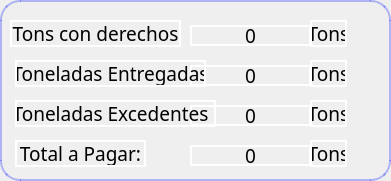
      <widget class="QFrame" name="frame_11">
       <property name="geometry">
        <rect>
         <x>580</x>
         <y>70</y>
         <width>391</width>
         <height>181</height>
        </rect>
       </property>
       <property name="styleSheet">
        <string notr="true">border-width:2px;
border-color:rgba(23, 38, 255,0.3);
border-style:solid;
border-radius:20px;</string>
       </property>
       <property name="frameShape">
        <enum>QFrame::StyledPanel</enum>
       </property>
       <property name="frameShadow">
        <enum>QFrame::Raised</enum>
       </property>
       <widget class="QLabel" name="ExcedTonsDerecho">
        <property name="geometry">
         <rect>
          <x>10</x>
          <y>20</y>
          <width>171</width>
          <height>27</height>
         </rect>
        </property>
        <property name="font">
         <font>
          <family>Bahnschrift</family>
          <pointsize>14</pointsize>
          <weight>50</weight>
          <italic>false</italic>
          <bold>false</bold>
         </font>
        </property>
        <property name="styleSheet">
         <string notr="true">border-radius:0px;
border-color: rgb(255, 255, 255);</string>
        </property>
        <property name="text">
         <string>Tons con derechos</string>
        </property>
        <property name="alignment">
         <set>Qt::AlignCenter</set>
        </property>
       </widget>
       <widget class="QLabel" name="ExcedTonsDerecho_edit">
        <property name="geometry">
         <rect>
          <x>190</x>
          <y>25</y>
          <width>121</width>
          <height>21</height>
         </rect>
        </property>
        <property name="font">
         <font>
          <family>Bahnschrift</family>
          <pointsize>14</pointsize>
          <weight>50</weight>
          <italic>false</italic>
          <bold>false</bold>
         </font>
        </property>
        <property name="styleSheet">
         <string notr="true">border-radius:0px;
border-color: rgb(255, 255, 255);</string>
        </property>
        <property name="text">
         <string>0</string>
        </property>
        <property name="alignment">
         <set>Qt::AlignCenter</set>
        </property>
       </widget>
       <widget class="QLabel" name="ExcedTonsEntregada">
        <property name="geometry">
         <rect>
          <x>15</x>
          <y>60</y>
          <width>191</width>
          <height>27</height>
         </rect>
        </property>
        <property name="font">
         <font>
          <family>Bahnschrift</family>
          <pointsize>14</pointsize>
          <weight>50</weight>
          <italic>false</italic>
          <bold>false</bold>
         </font>
        </property>
        <property name="styleSheet">
         <string notr="true">border-radius:0px;
border-color: rgb(255, 255, 255);</string>
        </property>
        <property name="text">
         <string>Toneladas Entregadas</string>
        </property>
        <property name="alignment">
         <set>Qt::AlignCenter</set>
        </property>
       </widget>
       <widget class="QLabel" name="ExcedTonsEntregada_edit">
        <property name="geometry">
         <rect>
          <x>190</x>
          <y>65</y>
          <width>121</width>
          <height>21</height>
         </rect>
        </property>
        <property name="font">
         <font>
          <family>Bahnschrift</family>
          <pointsize>14</pointsize>
          <weight>50</weight>
          <italic>false</italic>
          <bold>false</bold>
         </font>
        </property>
        <property name="styleSheet">
         <string notr="true">border-radius:0px;
border-color: rgb(255, 255, 255);</string>
        </property>
        <property name="text">
         <string>0</string>
        </property>
        <property name="alignment">
         <set>Qt::AlignCenter</set>
        </property>
       </widget>
       <widget class="QLabel" name="ExcedTonsExce">
        <property name="geometry">
         <rect>
          <x>15</x>
          <y>100</y>
          <width>201</width>
          <height>27</height>
         </rect>
        </property>
        <property name="font">
         <font>
          <family>Bahnschrift</family>
          <pointsize>14</pointsize>
          <weight>50</weight>
          <italic>false</italic>
          <bold>false</bold>
         </font>
        </property>
        <property name="styleSheet">
         <string notr="true">border-radius:0px;
border-color: rgb(255, 255, 255);</string>
        </property>
        <property name="text">
         <string>Toneladas Excedentes :</string>
        </property>
        <property name="alignment">
         <set>Qt::AlignCenter</set>
        </property>
       </widget>
       <widget class="QLabel" name="ExcedPagar">
        <property name="geometry">
         <rect>
          <x>15</x>
          <y>140</y>
          <width>131</width>
          <height>27</height>
         </rect>
        </property>
        <property name="font">
         <font>
          <family>Bahnschrift</family>
          <pointsize>14</pointsize>
          <weight>50</weight>
          <italic>false</italic>
          <bold>false</bold>
         </font>
        </property>
        <property name="styleSheet">
         <string notr="true">border-radius:0px;
border-color: rgb(255, 255, 255);</string>
        </property>
        <property name="text">
         <string>Total a Pagar:</string>
        </property>
        <property name="alignment">
         <set>Qt::AlignCenter</set>
        </property>
       </widget>
       <widget class="QLabel" name="ExcedTonsExce_edit">
        <property name="geometry">
         <rect>
          <x>190</x>
          <y>105</y>
          <width>121</width>
          <height>21</height>
         </rect>
        </property>
        <property name="font">
         <font>
          <family>Bahnschrift</family>
          <pointsize>14</pointsize>
          <weight>50</weight>
          <italic>false</italic>
          <bold>false</bold>
         </font>
        </property>
        <property name="styleSheet">
         <string notr="true">border-radius:0px;
border-color: rgb(255, 255, 255);</string>
        </property>
        <property name="text">
         <string>0</string>
        </property>
        <property name="alignment">
         <set>Qt::AlignCenter</set>
        </property>
       </widget>
       <widget class="QLabel" name="ExcedPagar_edit">
        <property name="geometry">
         <rect>
          <x>190</x>
          <y>145</y>
          <width>121</width>
          <height>21</height>
         </rect>
        </property>
        <property name="font">
         <font>
          <family>Bahnschrift</family>
          <pointsize>14</pointsize>
          <weight>50</weight>
          <italic>false</italic>
          <bold>false</bold>
         </font>
        </property>
        <property name="styleSheet">
         <string notr="true">border-radius:0px;
border-color: rgb(255, 255, 255);</string>
        </property>
        <property name="text">
         <string>0</string>
        </property>
        <property name="alignment">
         <set>Qt::AlignCenter</set>
        </property>
       </widget>
       <widget class="QLabel" name="label_123">
        <property name="geometry">
         <rect>
          <x>310</x>
          <y>20</y>
          <width>37</width>
          <height>27</height>
         </rect>
        </property>
        <property name="font">
         <font>
          <family>Bahnschrift</family>
          <pointsize>14</pointsize>
          <weight>50</weight>
          <italic>false</italic>
          <bold>false</bold>
         </font>
        </property>
        <property name="styleSheet">
         <string notr="true">border-radius:0px;
border-color: rgb(255, 255, 255);</string>
        </property>
        <property name="text">
         <string>Tons</string>
        </property>
        <property name="alignment">
         <set>Qt::AlignCenter</set>
        </property>
       </widget>
       <widget class="QLabel" name="label_124">
        <property name="geometry">
         <rect>
          <x>310</x>
          <y>60</y>
          <width>37</width>
          <height>27</height>
         </rect>
        </property>
        <property name="font">
         <font>
          <family>Bahnschrift</family>
          <pointsize>14</pointsize>
          <weight>50</weight>
          <italic>false</italic>
          <bold>false</bold>
         </font>
        </property>
        <property name="styleSheet">
         <string notr="true">border-radius:0px;
border-color: rgb(255, 255, 255);</string>
        </property>
        <property name="text">
         <string>Tons</string>
        </property>
        <property name="alignment">
         <set>Qt::AlignCenter</set>
        </property>
       </widget>
       <widget class="QLabel" name="label_125">
        <property name="geometry">
         <rect>
          <x>310</x>
          <y>100</y>
          <width>37</width>
          <height>27</height>
         </rect>
        </property>
        <property name="font">
         <font>
          <family>Bahnschrift</family>
          <pointsize>14</pointsize>
          <weight>50</weight>
          <italic>false</italic>
          <bold>false</bold>
         </font>
        </property>
        <property name="styleSheet">
         <string notr="true">border-radius:0px;
border-color: rgb(255, 255, 255);</string>
        </property>
        <property name="text">
         <string>Tons</string>
        </property>
        <property name="alignment">
         <set>Qt::AlignCenter</set>
        </property>
       </widget>
       <widget class="QLabel" name="label_126">
        <property name="geometry">
         <rect>
          <x>310</x>
          <y>140</y>
          <width>37</width>
          <height>27</height>
         </rect>
        </property>
        <property name="font">
         <font>
          <family>Bahnschrift</family>
          <pointsize>14</pointsize>
          <weight>50</weight>
          <italic>false</italic>
          <bold>false</bold>
         </font>
        </property>
        <property name="styleSheet">
         <string notr="true">border-radius:0px;
border-color: rgb(255, 255, 255);</string>
        </property>
        <property name="text">
         <string>Tons</string>
        </property>
        <property name="alignment">
         <set>Qt::AlignCenter</set>
        </property>
       </widget>
       <zorder>ExcedPagar_edit</zorder>
       <zorder>ExcedTonsDerecho_edit</zorder>
       <zorder>ExcedTonsEntregada_edit</zorder>
       <zorder>ExcedTonsExce_edit</zorder>
       <zorder>ExcedTonsDerecho</zorder>
       <zorder>ExcedTonsEntregada</zorder>
       <zorder>ExcedTonsExce</zorder>
       <zorder>ExcedPagar</zorder>
       <zorder>label_123</zorder>
       <zorder>label_124</zorder>
       <zorder>label_125</zorder>
       <zorder>label_126</zorder>
      </widget>
